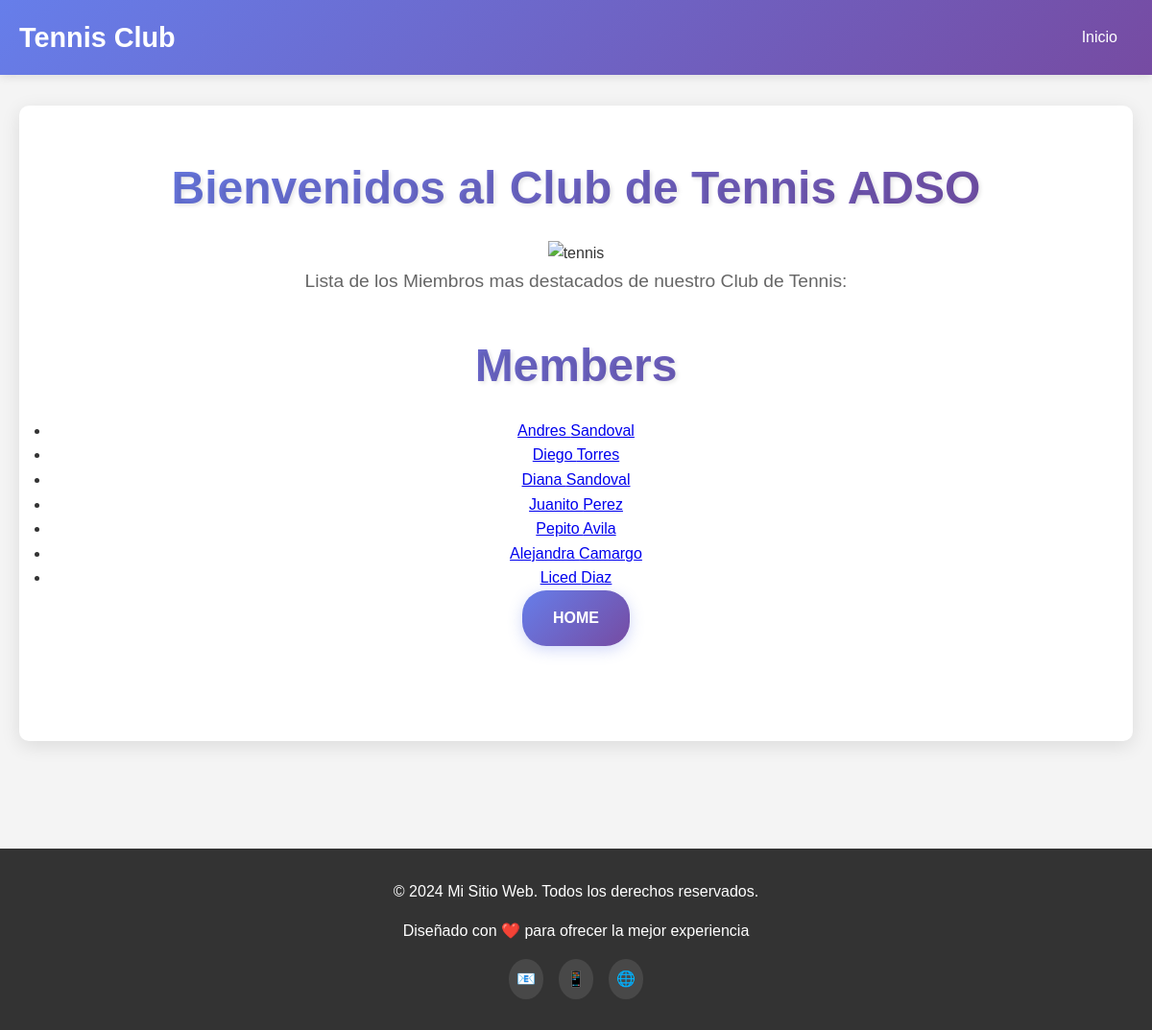
/members/, run on an earlier commit of the app's database.
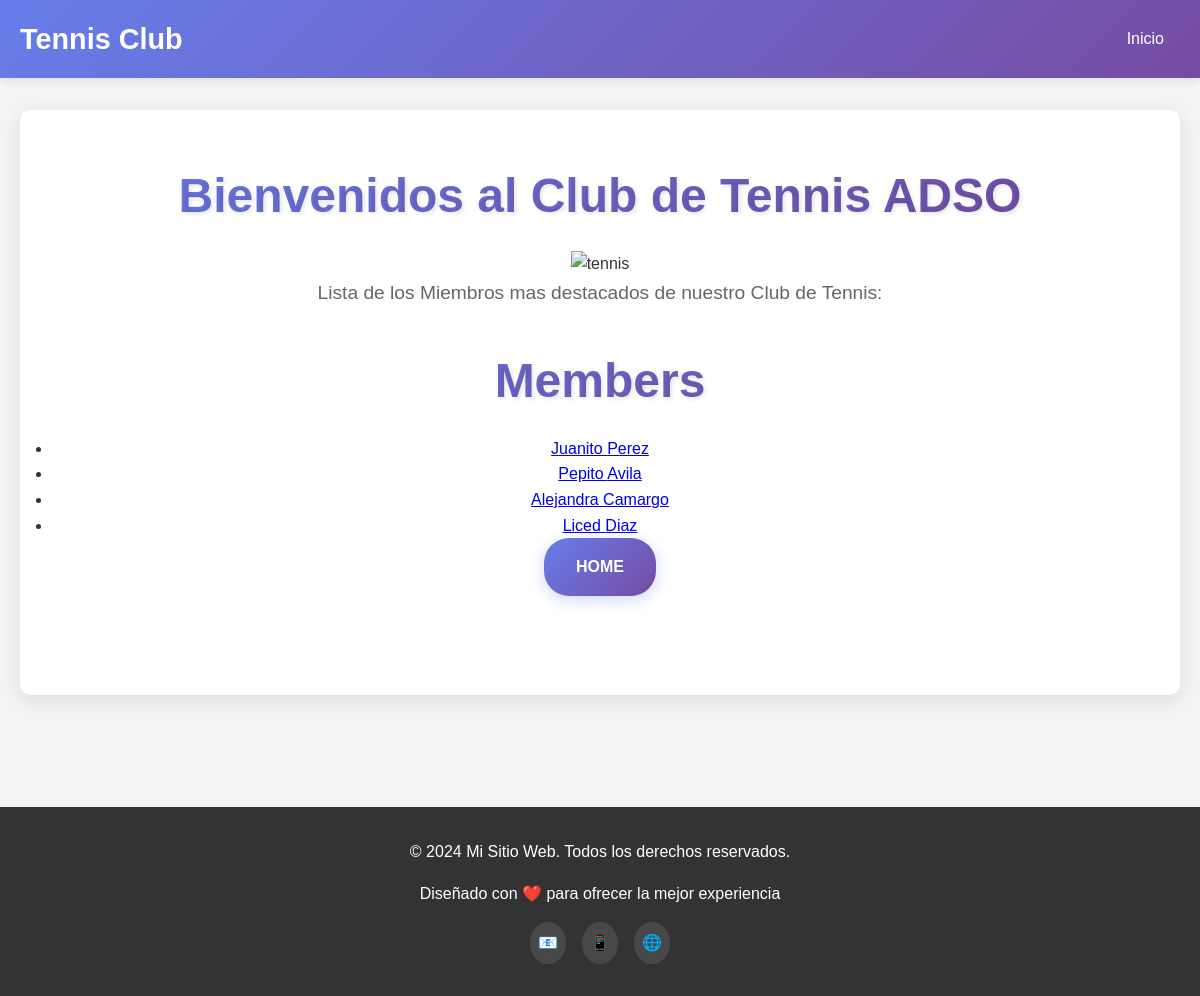
And on a later commit of the database.
### members/models.py (models this page shows)
class Member(models.Model):
  firstname = models.CharField(max_length=255)
  lastname = models.CharField(max_length=255)
  phone = models.IntegerField(null=True)
  joined_date = models.DateField(null=True)
  gender = models.CharField(max_length=255, null=True)
  birthday= models.DateField(null=True)
  email= models.CharField(max_length=255, null=True)

### members/views.py (the view)
# urls.py: path('members/', views.members, name='members'),
def members(request):
  mymembers = Member.objects.all().values()
  template = loader.get_template('all_members.html')
  context = {
    'mymembers': mymembers,
  }
  return HttpResponse(template.render(context, request))

### members/templates/all_members.html (shortened to what this page needs)
{% extends "master.html" %}
{% block content %}
  <h1>Members</h1>
  <ul>
    {% for x in mymembers %}
      <li><a href="details/{{ x.id }}">{{ x.firstname }} {{ x.lastname }}</a></li>
    {% endfor %}
  </ul>
  <a href="/" class="cta-button">HOME</a>
{% endblock %}

What changed in the data, as far as the page shows it:
removed Member: firstname "Andres", lastname "Sandoval"
removed Member: firstname "Diego", lastname "Torres"
removed Member: firstname "Diana", lastname "Sandoval"
